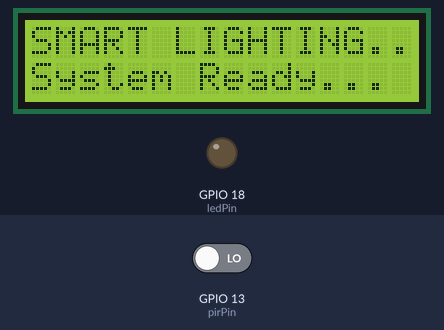
Bench run of a sketch on a simulated ESP32. On the bench: 16×2 character LCD, output pins drawn as LEDs (lit = HIGH). Inputs (shaded band) come from the test bench; at power-on: GPIO 13 (pirPin) LOW. WiFi joins after 1.5 s; servers stay silent unless stated; what the sketch prints to the serial monitor is not drawn.

Above: at 0.1 s.
At 6.1 s:
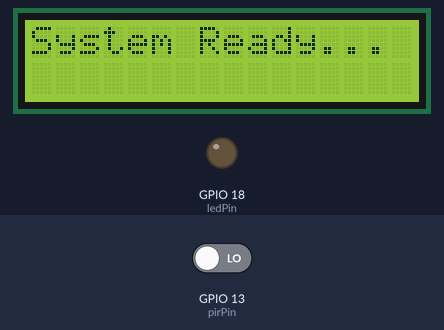
6.2 s: GPIO 13 (pirPin) driven HIGH
At 6.9 s:
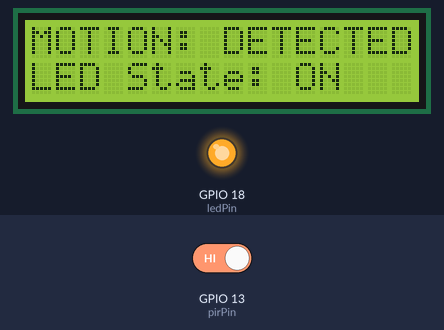
Timing chart, 0 to 9.2 s (numbered marks = the images above; inputs shaded):
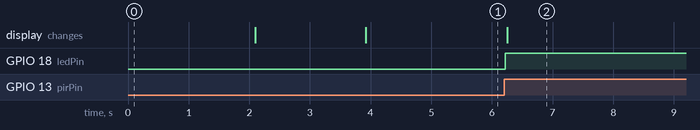

Measured:
- after the input at 6.2 s, GPIO 18 (ledPin): LOW → HIGH at once; the display: changes after 0.06 s (image 2)

The sketch:

wokwi_code.ino
```cpp
#define BLYNK_PRINT Serial

#define BLYNK_TEMPLATE_ID "TMPL2YJ_BI5IE"
#define BLYNK_TEMPLATE_NAME "SMART HOME LIGHTING"
#define BLYNK_AUTH_TOKEN "3ncPhTzLzTG456k7lYzMgxFyzefINmvd"

#include <LiquidCrystal_I2C.h>
#include <Wire.h>
#include <WiFi.h>
#include <WiFiClient.h>
#include <BlynkSimpleEsp32.h>

// Setting up Blynk auth_token, Wi-Fi credentials
char auth [] = "3ncPhTzLzTG456k7lYzMgxFyzefINmvd";
char ssid [] = "Wokwi-GUEST";
char pass [] =  "";

bool motionDetected = false;    // Tracks to check for motion detection
bool ledState = false;          // Tracks for the current state for of LED

// Declaration of lcd parameters
LiquidCrystal_I2C lcd(0x27, 16, 2);

// Declaration of Input-Output pins
const int ledPin = 18;
const int pirPin = 13;


void setup() {
  // pinMode declaration
  pinMode(ledPin, OUTPUT);
  pinMode(pirPin, INPUT);
  Serial.begin(115200);

  // Initializing LCD
  lcd.init();
  lcd.backlight();

  // Initial display on LCD
  lcd.setCursor(0, 0);
  lcd.print("SMART LIGHTING...");
  lcd.setCursor(0, 1);
  lcd.print("System Ready...");
  delay(2000);
  lcd.clear();

  // Connecting to Wi-Fi
  Serial.println("Connecting to Wi-Fi...");
  WiFi.begin("Wokwi-GUEST", "", 6);
  while (WiFi.status() !=WL_CONNECTED) {
    delay(100);
    Serial.print(".");
  }
  Serial.println("WiFi Connected!");      // Successful connection to Wi-Fi

  // Connecting to Blynk
  Serial.println("Attempting connection with Blynk...");
  Blynk.begin(auth, ssid, pass);
  Serial.println("Blynk connection successful !");

  // Updating LCD to "System Ready"
  lcd.clear();
  lcd.print("System Ready...");
  delay(1000);
}

// Function to handle Voice Commands
BLYNK_WRITE(V1) {
  ledState = param.asInt();     // Reads the switch state form the app
  digitalWrite(ledPin, ledState);   // Turns LED ON/OFF based on the switch

  lcd.clear();
  lcd.print(ledState ? "LED: ON"  : "LED: OFF");    // Updates LED state on the LCD
}

void loop() {
  Blynk.run();    // Kepps Blynk in connection

  int motionState = digitalRead(pirPin);    // Reads PIR motion sensor state

  if (motionState == HIGH && !ledState) {
    // motion is detected AND LED is ON
    motionDetected = true;
    digitalWrite(ledPin, HIGH);   // Turns ON LED

    lcd.clear();
    lcd.setCursor(0, 0);
    lcd.print("MOTION: DETECTED");
    lcd.setCursor(0, 1);
    lcd.print("LED State: ON ");
    Serial.println("Motion Detected! LED turned ON");
    delay(10000);

  } else if (motionState == LOW && motionDetected) {
    motionDetected = false;
    digitalWrite(ledPin, LOW);

    lcd.clear();
    lcd.setCursor(0, 0);
        // Maintains the LED state on the LCD
    lcd.print("MOTION: NONE ");
    lcd.setCursor(0, 1);
    lcd.print("LED State: OFF ");
    Serial.println("No Motion...LED is turned OFF");
  }


  delay(100);
}
```
